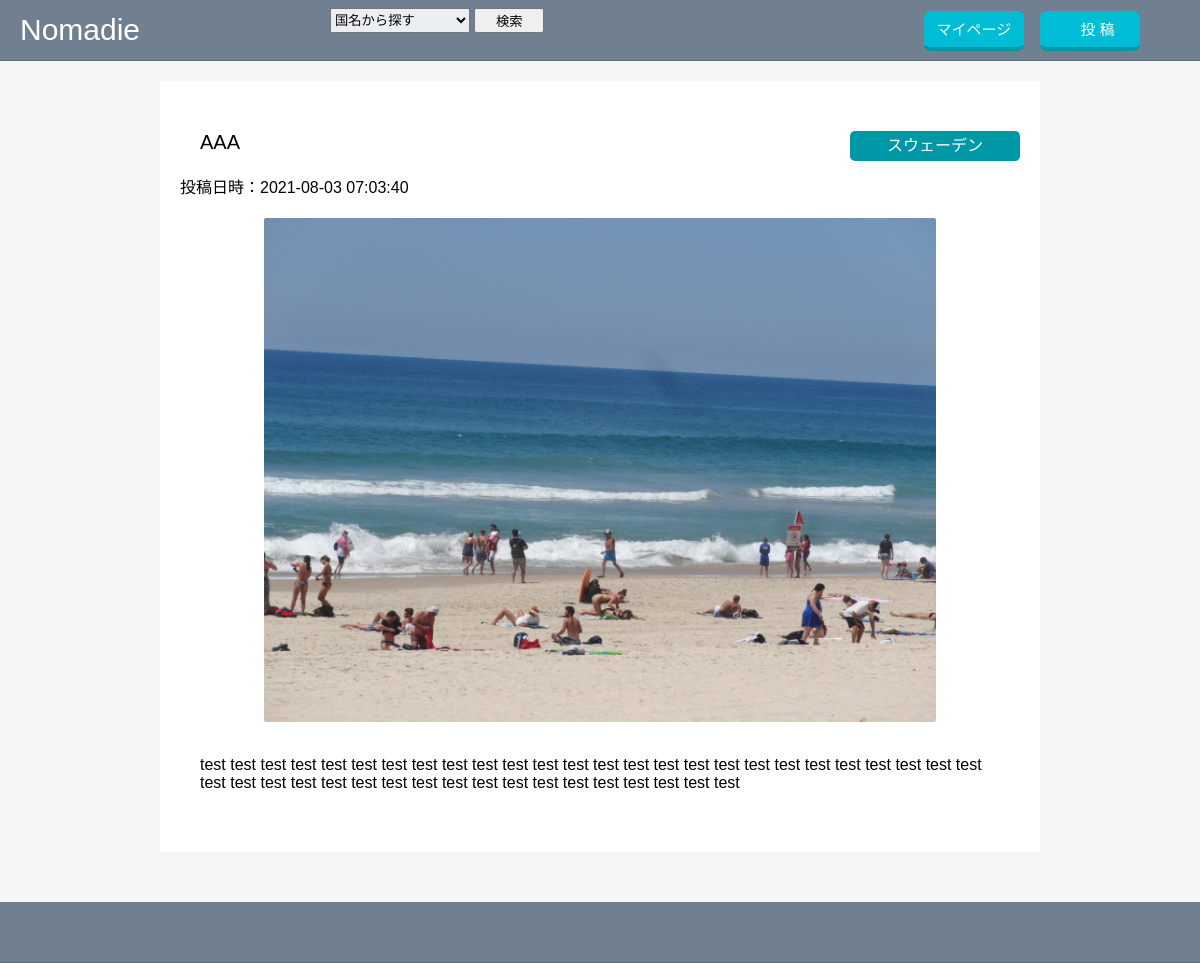
Page /post.php?id=281 (signed in) on the committed database.
### tables this page shows
CREATE TABLE `images` (
  `id` int(11) NOT NULL COMMENT '画像ID',
  `user_id` int(11) NOT NULL COMMENT 'ユーザーID',
  `country_id` int(11) NOT NULL COMMENT '国ID',
  `image_name` varchar(256) DEFAULT NULL COMMENT '画像の名前',
  `image_path` varchar(255) DEFAULT NULL COMMENT '画像path',
  `image_content` mediumblob COMMENT '画像ファイル',
  `description` text COMMENT '内容',
  `created_at` datetime NOT NULL DEFAULT CURRENT_TIMESTAMP COMMENT 'データの作成日時'
);

CREATE TABLE `users` (
  `id` int(11) NOT NULL COMMENT 'ID',
  `country_id` int(11) NOT NULL COMMENT '滞在国',
  `name` varchar(64) NOT NULL COMMENT '氏名',
  `email` varchar(191) NOT NULL COMMENT 'メールアドレス',
  `password` varchar(191) NOT NULL COMMENT 'パスワード',
  `image` int(11) DEFAULT NULL COMMENT '画像',
  `created_at` datetime DEFAULT CURRENT_TIMESTAMP COMMENT '作成日時',
  `updated_at` datetime DEFAULT CURRENT_TIMESTAMP ON UPDATE CURRENT_TIMESTAMP COMMENT '更新日時',
  `delete_flg` int(11) DEFAULT NULL COMMENT '削除'
);

CREATE TABLE `countries` (
  `id` int(11) NOT NULL COMMENT 'ID',
  `name` varchar(20) NOT NULL COMMENT '国名',
  `continent` int(20) DEFAULT NULL COMMENT '大陸'
);

### public/index.php (called while the page is built, shortened)
<?php
$parse = parse_url($_SERVER["REQUEST_URI"]);
require_once(ROOT_PATH. 'Views'.$parse['path']);
?>

### Models/Db.php (called while the page is built, shortened)
<?php
  class Db {
    public function __construct($dbh = null) {
      if(!$dbh) {
        try {
          $this->dbh = new PDO(
            'mysql:dbname='.DB_NAME.
            ';host='.DB_HOST, DB_USER, DB_PASSWORD
          );
          return $dbh;
        } catch (PDOException $e) {
          echo "接続失敗: ".$e->getMessage()."\n";
          exit();
        }
      } else {
        $this->dbh = $dbh;
      }
    }
  }
?>

### Models/User.php (called while the page is built, shortened)
<?php
  require_once(ROOT_PATH .'/Models/Db.php');
  class User extends Db {
    public function postDetail($id) {
      try {
        $sql = 'SELECT i.id, i.user_id, i.country_id, i.image_name, i.image_path, i.image_content, i.description, i.created_at, c.id AS c_id, c.name, u.id AS u_id, u.name AS username
                FROM images AS i
                LEFT JOIN countries AS c
                ON i.country_id = c.id
                LEFT JOIN users AS u
                ON i.user_id = u.id
                WHERE i.id = :id
                ';
        $sth = $this->dbh->prepare($sql);
        $sth->bindParam(':id', $id, PDO::PARAM_INT);
        $sth->execute();
        $result = $sth->fetch(PDO::FETCH_ASSOC);
        return $result;
      } catch(PDOException $e) {
        echo 'データベースにアクセスできません！' . $e->getMessage();
      }
    }
}
 ?>

### Views/post.php (the view, shortened to what this page needs)
<?php
require_once(ROOT_PATH .'Models/User.php');
$id = $_GET['id'];
$postD = new User();
$r_post = $postD->postDetail($id);
?>
<!DOCTYPE html>
<html lang="ja">
<head>
<link rel="stylesheet" type="text/css" href="/css/nomadie.css">
<link rel="stylesheet" type="text/css" href="/css/include.css">
</head>
<body>
<?php require "include/header.php"; ?>
  <div id="post">
    <div id="post_top">
      <h2><?php echo $r_post['username'] ?></h2>
      <div class="country">
        <?php echo $r_post['name'] ?>
      </div>
    </div>
    <div>
      <p>投稿日時：<?= $r_post['created_at']; ?></p>
    </div>
    <div id="img">
      <img src="<?= $r_post['image_path']; ?>" alt="" class="mypg_image"><br>
    </div>
    <div class="content">
      <p><?php echo $r_post['description'] ?></p>
    </div>
  </div>
<?php require "include/footer.php"; ?>
</body>
</html>

### public/css/nomadie.css (style rules this page uses)
body, h1, h2, h3, h4, h5, h6, p, address, ul, ol, li, dl, dt, dd, img, form, table, tr, th, td { margin: 0; padding: 0; border: none; font-style: normal; font-weight: normal; font-size: 100%; text-align: left; list-style-type: none; border-collapse: collapse; }
body { background-color: #f5f5f5; }
body { font-family:'ヒラギノ角ゴ Pro W3','Hiragino Kaku Gothic Pro','メイリオ',Meiryo,'ＭＳ Ｐゴシック',sans-serif; }
#post { width: 70%; margin: 20px auto 50px auto; padding: 30px 20px; background-color: white; text-align: center; }
#post_top { margin: 10px 0; display: flex; }
#post_top h2 { font-size: 20px; padding: 10px 20px; }
#post_top .country { width: 170px; height: 30px; margin: 10px 0 0 auto; line-height: 30px; border-radius: 5px; background-color: #0097A7; color: white; }
#post .content { margin: 10px auto; padding: 20px; }
#post img { width: 80%; text-align: center; margin: 20px auto 0 auto; border-radius: 2px; }
.mypg_image { width: 60px; }

### public/css/include.css (style rules this page uses)
body, h1, h2, h3, h4, h5, h6, p, address, ul, ol, li, dl, dt, dd, img, form, table, tr, th, td { margin: 0; padding: 0; border: none; font-style: normal; font-weight: normal; font-size: 100%; text-align: left; list-style-type: none; border-collapse: collapse; }
body { font-family:'ヒラギノ角ゴ Pro W3','Hiragino Kaku Gothic Pro','メイリオ',Meiryo,'ＭＳ Ｐゴシック',sans-serif; }

### rows in the picture
images: user.name "AAA", country.name "スウェーデン", created_at "2021-08-03 07:03:40", image_path (picture), description "test test test test test test test test test test test test test test test test test test test test test test test test test test test test test test test test test test test test test test test test test test test test"
